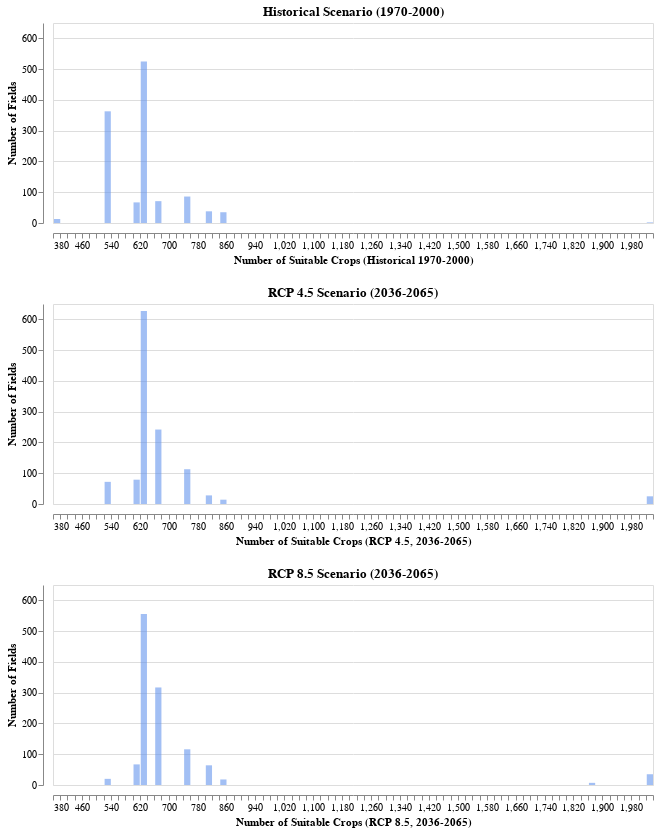

The notebook cell saved with this chart:
### Code cell
# Set bin size
bin_size = 20  # You can adjust the bin size as needed
color='cornflowerblue'
opacity=0.6

# Create Altair charts for each scenario
chart_h = alt.Chart(data_for_plot).mark_bar(color=color, opacity=opacity).encode(
    x=alt.X('Number_of_Suitable_Crops_historical:Q', bin=alt.Bin(step=bin_size), title='Number of Suitable Crops (Historical 1970-2000)', axis=alt.Axis(offset=10)),
    y=alt.Y('count()', title='Number of Fields', axis=alt.Axis(offset=10)),
).properties(
    title='Historical Scenario (1970-2000)',
    width=600,
    height=200
)

chart_45 = alt.Chart(data_for_plot).mark_bar(color=color, opacity=opacity).encode(
    x=alt.X('Number_of_Suitable_Crops_mid_century_medium_CO2:Q', bin=alt.Bin(step=bin_size), title='Number of Suitable Crops (RCP 4.5, 2036-2065)', axis=alt.Axis(offset=10)),
    y=alt.Y('count()', title='Number of Fields', axis=alt.Axis(offset=10)),
).properties(
    title='RCP 4.5 Scenario (2036-2065)',
    width=600,
    height=200
)

chart_85 = alt.Chart(data_for_plot).mark_bar(color=color, opacity=opacity).encode(
    x=alt.X('Number_of_Suitable_Crops_mid_century_high_CO2:Q', bin=alt.Bin(step=bin_size), title='Number of Suitable Crops (RCP 8.5, 2036-2065)', axis=alt.Axis(offset=10)),
    y=alt.Y('count()', title='Number of Fields', axis=alt.Axis(offset=10)),
).properties(
    title='RCP 8.5 Scenario (2036-2065)',
    width=600,
    height=200
)

# Combine the charts with shared axis domains
combined_chart = alt.vconcat(
    chart_h, 
    chart_45, 
    chart_85
).resolve_scale(
    x='shared',
    y='shared'
)

combined_chart

### Figure 1 — Vega-Lite specification as saved in the notebook (floating-point values rounded to 4 significant figures; data arrays with more than 128 entries replaced by an {"elided": "..."} marker saying what was removed)
{"config": {"view": {"continuousWidth": 300, "continuousHeight": 300}}, "vconcat": [{"mark": {"type": "bar", "color": "cornflowerblue", "opacity": 0.6}, "encoding": {"x": {"axis": {"offset": 10}, "bin": {"step": 20}, "field": "Number_of_Suitable_Crops_historical", "title": "Number of Suitable Crops (Historical 1970-2000)", "type": "quantitative"}, "y": {"aggregate": "count", "axis": {"offset": 10}, "title": "Number of Fields", "type": "quantitative"}}, "height": 200, "title": "Historical Scenario (1970-2000)", "width": 600}, {"mark": {"type": "bar", "color": "cornflowerblue", "opacity": 0.6}, "encoding": {"x": {"axis": {"offset": 10}, "bin": {"step": 20}, "field": "Number_of_Suitable_Crops_mid_century_medium_CO2", "title": "Number of Suitable Crops (RCP 4.5, 2036-2065)", "type": "quantitative"}, "y": {"aggregate": "count", "axis": {"offset": 10}, "title": "Number of Fields", "type": "quantitative"}}, "height": 200, "title": "RCP 4.5 Scenario (2036-2065)", "width": 600}, {"mark": {"type": "bar", "color": "cornflowerblue", "opacity": 0.6}, "encoding": {"x": {"axis": {"offset": 10}, "bin": {"step": 20}, "field": "Number_of_Suitable_Crops_mid_century_high_CO2", "title": "Number of Suitable Crops (RCP 8.5, 2036-2065)", "type": "quantitative"}, "y": {"aggregate": "count", "axis": {"offset": 10}, "title": "Number of Fields", "type": "quantitative"}}, "height": 200, "title": "RCP 8.5 Scenario (2036-2065)", "width": 600}], "data": {"name": "data-8381f8be7b3849f3dc2250b963667c2a"}, "resolve": {"scale": {"x": "shared", "y": "shared"}}, "$schema": "https://vega.github.io/schema/vega-lite/v5.17.0.json", "datasets": {"data-8381f8be7b3849f3dc2250b963667c2a": {"elided": "1200 records"}}}
